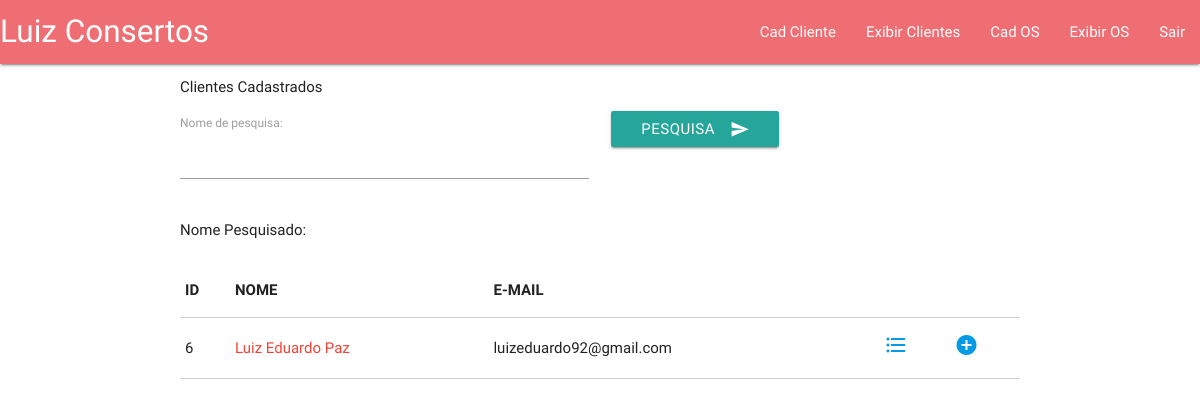
Page /exibir_cliente.php (signed in) on the committed database.
### tables this page shows
CREATE TABLE `cliente` (
  `id` int(11) NOT NULL,
  `nome` varchar(50) NOT NULL,
  `email` char(110) NOT NULL,
  `senha` char(14) NOT NULL,
  `cpf` char(15) NOT NULL,
  `rg` char(14) NOT NULL,
  `telefone` char(14) NOT NULL,
  `endereco` varchar(50) NOT NULL
);

### exibir_cliente.php (the view, shortened to what this page needs)
<!DOCTYPE html>
<html>
    <head>
        <link type="text/css" rel="stylesheet" href="css/materialize.min.css"  media="screen,projection"/>
    </head>
    <body>
    <?php
        include './menu.php';
        ?>
        <div class="container">
            <p>
            <h6>Clientes Cadastrados</h6>
        </p>
            <div class="row">
                <div class="col s6">
            <form action="exibir_cliente.php" method="post">
                <label>Nome de pesquisa: </label>
                <input type="text" name="pesquisa">
                </div>
                 <div class="col s6">
                <button class="btn waves-effect waves-light" type="submit" name="action">Pesquisa
                <i class="material-icons right">send</i>
                </button>
            </div>
        </div>
            <table class="bordered highlight">
                <thead>
                    <tr>
                        <th>ID</th>
                        <th>NOME</th>
                        <th>E-MAIL</th>
                    </tr>
                </thead
                <tbody>
                     <?php
                       include './conexao.php';
                       $pesquisa = @$_POST['pesquisa'];
                       echo 'Nome Pesquisado:<div class="red-text">' .$pesquisa ."</div> <br>";
                       $sql = "SELECT * FROM cliente WHERE nome LIKE '%".$pesquisa."%'";
                       $resultado = mysqli_query($conn, $sql);
                       while ($dados = mysqli_fetch_array($resultado)) {
                           ?>
                             <tbody>
                                 <tr>
                                    <td><?php  echo $dados['id'] ?> </td>
                                    <td class="red-text"><?php  echo $dados['nome'] ?> </td>
                                    <td><?php  echo $dados['email'] ?> </td>
                                    <td>
                      <a href="detalhe.php?id=<?php echo $dados['id'] ?>">
                        <i class="material-icons prefix">format_list_bulleted</i>
                      </a>
                    </td>
                    <td>
                      <a href="cad_os.php?id=<?php echo $dados['id'] ?>">
                          <i class="material-icons prefix" title="ADD OS">add_circle</i>
                      </a>
                    </td>
                                 </tr>
                                 <?php  } ?>
                              </tbody>
            </table>
    </div>
    </body>
</html>

### rows in the picture
cliente: id "6", nome "Luiz Eduardo Paz", email "luizeduardo92@gmail.com"
